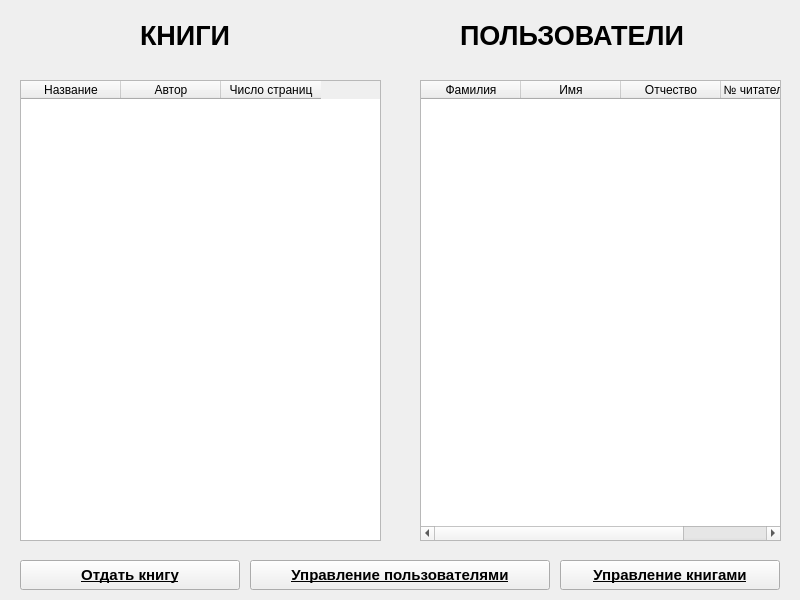
<?xml version="1.0" encoding="UTF-8"?>
<ui version="4.0">
 <class>MainWindow</class>
 <widget class="QWidget" name="MainWindow">
  <property name="geometry">
   <rect>
    <x>0</x>
    <y>0</y>
    <width>800</width>
    <height>600</height>
   </rect>
  </property>
  <property name="windowTitle">
   <string>MainWindow</string>
  </property>
  <widget class="QLabel" name="bookLabel">
   <property name="geometry">
    <rect>
     <x>140</x>
     <y>20</y>
     <width>121</width>
     <height>30</height>
    </rect>
   </property>
   <property name="font">
    <font>
     <pointsize>20</pointsize>
     <weight>75</weight>
     <bold>true</bold>
    </font>
   </property>
   <property name="text">
    <string>КНИГИ</string>
   </property>
  </widget>
  <widget class="QLabel" name="userLabel">
   <property name="geometry">
    <rect>
     <x>460</x>
     <y>20</y>
     <width>281</width>
     <height>30</height>
    </rect>
   </property>
   <property name="font">
    <font>
     <pointsize>20</pointsize>
     <weight>75</weight>
     <bold>true</bold>
    </font>
   </property>
   <property name="text">
    <string>ПОЛЬЗОВАТЕЛИ</string>
   </property>
  </widget>
  <widget class="QPushButton" name="giftBook">
   <property name="geometry">
    <rect>
     <x>20</x>
     <y>560</y>
     <width>220</width>
     <height>30</height>
    </rect>
   </property>
   <property name="font">
    <font>
     <pointsize>11</pointsize>
     <weight>75</weight>
     <bold>true</bold>
     <underline>true</underline>
    </font>
   </property>
   <property name="text">
    <string>Отдать книгу</string>
   </property>
  </widget>
  <widget class="QPushButton" name="changeBooks">
   <property name="geometry">
    <rect>
     <x>560</x>
     <y>560</y>
     <width>220</width>
     <height>30</height>
    </rect>
   </property>
   <property name="font">
    <font>
     <pointsize>11</pointsize>
     <weight>75</weight>
     <bold>true</bold>
     <underline>true</underline>
    </font>
   </property>
   <property name="text">
    <string>Управление книгами</string>
   </property>
  </widget>
  <widget class="QPushButton" name="changeUsers">
   <property name="geometry">
    <rect>
     <x>250</x>
     <y>560</y>
     <width>300</width>
     <height>30</height>
    </rect>
   </property>
   <property name="font">
    <font>
     <pointsize>11</pointsize>
     <weight>75</weight>
     <bold>true</bold>
     <underline>true</underline>
    </font>
   </property>
   <property name="text">
    <string>Управление пользователями</string>
   </property>
  </widget>
  <widget class="QWidget" name="verticalLayoutWidget">
   <property name="geometry">
    <rect>
     <x>20</x>
     <y>80</y>
     <width>361</width>
     <height>461</height>
    </rect>
   </property>
   <layout class="QVBoxLayout" name="verticalLayout">
    <item>
     <widget class="QTableWidget" name="booksTable">
      <column>
       <property name="text">
        <string>Название</string>
       </property>
      </column>
      <column>
       <property name="text">
        <string>Автор</string>
       </property>
      </column>
      <column>
       <property name="text">
        <string>Число страниц</string>
       </property>
      </column>
     </widget>
    </item>
   </layout>
  </widget>
  <widget class="QWidget" name="verticalLayoutWidget_2">
   <property name="geometry">
    <rect>
     <x>420</x>
     <y>80</y>
     <width>361</width>
     <height>461</height>
    </rect>
   </property>
   <layout class="QVBoxLayout" name="verticalLayout_2">
    <item>
     <widget class="QTableWidget" name="usersTable">
      <column>
       <property name="text">
        <string>Фамилия</string>
       </property>
      </column>
      <column>
       <property name="text">
        <string>Имя</string>
       </property>
      </column>
      <column>
       <property name="text">
        <string>Отчество</string>
       </property>
      </column>
      <column>
       <property name="text">
        <string>№ читательского</string>
       </property>
      </column>
     </widget>
    </item>
   </layout>
  </widget>
 </widget>
 <resources/>
 <connections>
  <connection>
   <sender>changeUsers</sender>
   <signal>clicked()</signal>
   <receiver>MainWindow</receiver>
   <slot>onManageUsersClicked()</slot>
   <hints>
    <hint type="sourcelabel">
     <x>399</x>
     <y>574</y>
    </hint>
    <hint type="destinationlabel">
     <x>399</x>
     <y>299</y>
    </hint>
   </hints>
  </connection>
  <connection>
   <sender>changeBooks</sender>
   <signal>clicked()</signal>
   <receiver>MainWindow</receiver>
   <slot>onManageBooksClicked()</slot>
   <hints>
    <hint type="sourcelabel">
     <x>669</x>
     <y>574</y>
    </hint>
    <hint type="destinationlabel">
     <x>399</x>
     <y>299</y>
    </hint>
   </hints>
  </connection>
  <connection>
   <sender>giftBook</sender>
   <signal>clicked()</signal>
   <receiver>MainWindow</receiver>
   <slot>giftBook()</slot>
   <hints>
    <hint type="sourcelabel">
     <x>129</x>
     <y>574</y>
    </hint>
    <hint type="destinationlabel">
     <x>399</x>
     <y>299</y>
    </hint>
   </hints>
  </connection>
 </connections>
 <slots>
  <slot>onManageUsersClicked()</slot>
  <slot>onManageBooksClicked()</slot>
  <slot>giftBook()</slot>
 </slots>
</ui>
